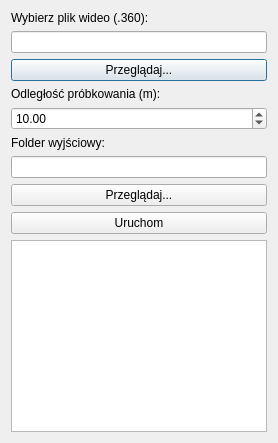
<?xml version="1.0" encoding="UTF-8"?>
<ui version="4.0">
 <class>GoproCsvDialog</class>
 <widget class="QDialog" name="GoproCsvDialog">
  <property name="windowTitle">
   <string>GoPro CSV Extractor</string>
  </property>
  <layout class="QVBoxLayout" name="verticalLayout">
   <item>
    <widget class="QLabel" name="label">
     <property name="text">
      <string>Wybierz plik wideo (.360):</string>
     </property>
    </widget>
   </item>
   <item>
    <widget class="QLineEdit" name="videoLineEdit"/>
   </item>
   <item>
    <widget class="QPushButton" name="videoBrowseButton">
     <property name="text">
      <string>Przeglądaj...</string>
     </property>
    </widget>
   </item>
   <item>
    <widget class="QLabel" name="label_3">
     <property name="text">
      <string>Odległość próbkowania (m):</string>
     </property>
    </widget>
   </item>
   <item>
    <widget class="QDoubleSpinBox" name="distanceSpinBox">
     <property name="minimum">
      <double>1.0</double>
     </property>
     <property name="maximum">
      <double>100.0</double>
     </property>
     <property name="singleStep">
      <double>1.0</double>
     </property>
     <property name="value">
      <double>10.0</double>
     </property>
    </widget>
   </item>
   <item>
    <widget class="QLabel" name="label_4">
     <property name="text">
      <string>Folder wyjściowy:</string>
     </property>
    </widget>
   </item>
   <item>
    <widget class="QLineEdit" name="outputLineEdit"/>
   </item>
   <item>
    <widget class="QPushButton" name="outputBrowseButton">
     <property name="text">
      <string>Przeglądaj...</string>
     </property>
    </widget>
   </item>
   <item>
    <widget class="QPushButton" name="runButton">
     <property name="text">
      <string>Uruchom</string>
     </property>
    </widget>
   </item>
   <item>
    <widget class="QPlainTextEdit" name="logOutput">
     <property name="readOnly">
      <bool>true</bool>
     </property>
    </widget>
   </item>
  </layout>
 </widget>
 <resources/>
 <connections/>
</ui>
